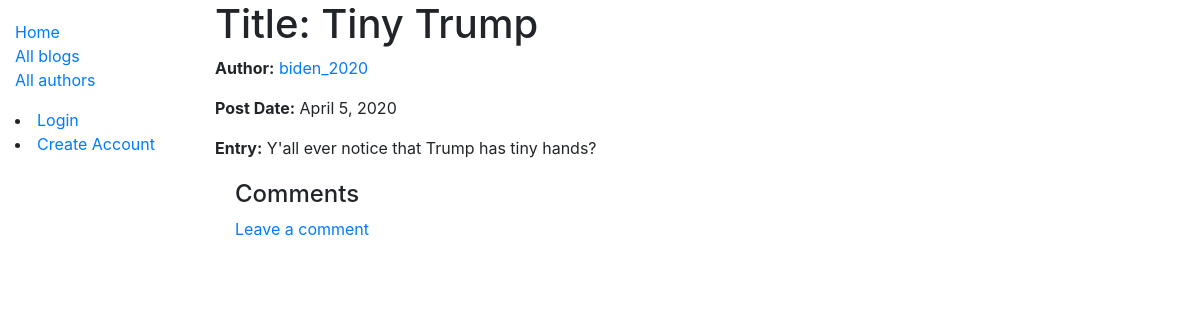
/forum/blog/1, run on an earlier commit of the app's database.
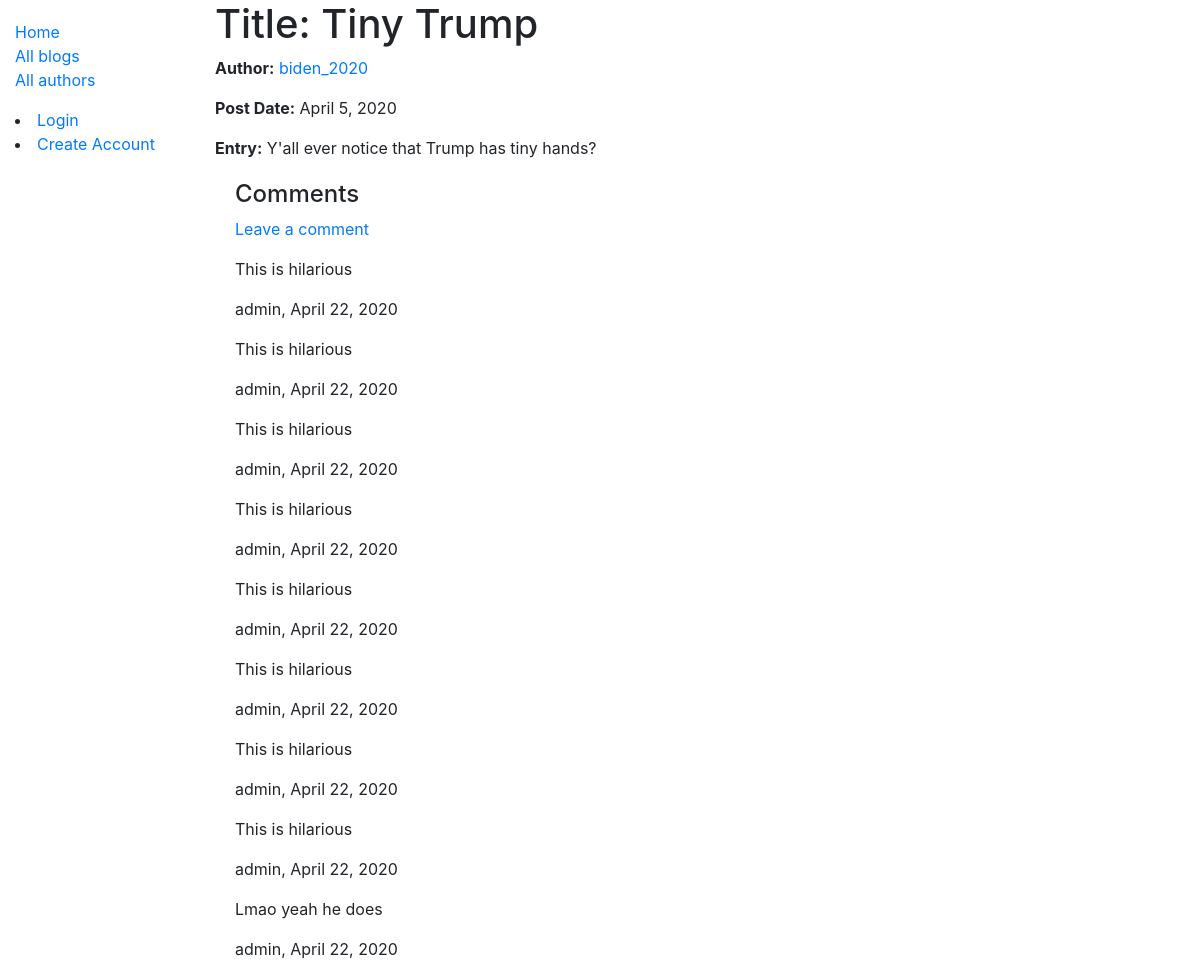
And on a later commit of the database.
### forum/models.py (models this page shows, shortened)
class Blog(models.Model):
    title = models.CharField(max_length=20)
    post_date = models.DateField(default=date.today())
    author = models.ForeignKey('Author', on_delete=models.SET_NULL, null=True)
    entry = models.TextField(max_length=2000, help_text='What''s on your mind?')

class Author(models.Model):
    user = models.OneToOneField(User, on_delete=models.SET_NULL, null=True)
    biography = models.TextField(max_length=400, help_text='Who am I?')
    def __str__(self):
        return self.user.username

class Comment(models.Model):
    comment = models.TextField(max_length=200, help_text='What do you think?')
    post_date = models.DateField(default=date.today())
    blog = models.ForeignKey('Blog', on_delete=models.CASCADE)
    author = models.ForeignKey(User, on_delete=models.SET_NULL, null=True)

### forum/views.py (the view)
# urls.py: path('blog/<int:pk>',         views.BlogDetailView.as_view(),       name='blog-detail'),
class BlogDetailView(generic.DetailView):
    model = Blog

### forum/templates/forum/blog_detail.html
{% extends "base_generic.html" %}
{% block content %}
  <h1>Title: {{ blog.title }}</h1>
  <p><strong>Author:</strong> <a href="{% url 'blog-list-by-author' blog.author.pk %}">{{ blog.author }}</a></p>
  <p><strong>Post Date:</strong> {{ blog.post_date }}</p>
  <p><strong>Entry:</strong> {{ blog.entry }}</p>
  <div style="margin-left:20px;margin-top:20px">
    <h4>Comments</h4>
    <p><a href="{% url 'add-comment' blog.pk %}">Leave a comment</a></p>
    {% for remark in blog.comment_set.all %}
      <p>{{ remark.comment }}</p>
      <p>{{ remark.author }}, {{ remark.post_date }}</p>
    {% endfor %}
  </div>
{% endblock %}

### forum/templates/base_generic.html (shortened to what this page needs)
<!DOCTYPE html>
<html lang="en">
<head>
  <link rel="stylesheet" href="https://stackpath.bootstrapcdn.com/bootstrap/4.1.3/css/bootstrap.min.css">
  {% load static %}
  <link rel="stylesheet" href="{% static 'css/styles.css' %}">
</head>
<body>
  <div class="container-fluid">
    <div class="row">
      <div class="col-sm-2">
      {% block sidebar %}
        <ul class="sidebar-nav">
          <li><a href="{% url 'index' %}">Home</a></li>
          <li><a href="{% url 'blogs' %}">All blogs</a></li>
          <li><a href="{% url 'authors' %}">All authors</a></li>
        </ul>
     {% if user.is_authenticated %}
       <li>User: {{ user.get_username }}</li>
       <li><a href="{% url 'logout'%}?next={{request.path}}">Logout</a></li>
     {% else %}
       <li><a href="{% url 'login'%}?next={{request.path}}">Login</a></li>
       <li><a href="{% url 'add-author' %}?next={{request.path}}">Create Account</a></li>
     {% endif %}
     {% endblock %}
      </div>
      <div class="col-sm-10 ">{% block content %}{% endblock %}</div>
    </div>
  </div>
</body>
</html>

### forum/static/css/styles.css (style rules this page uses)
.sidebar-nav { margin-top: 20px; padding: 0; list-style: none; }

What changed in the data, as far as the page shows it:
added Comment: comment "This is hilarious", author "admin", post_date "April 22, 2020"
added Comment: comment "This is hilarious", author "admin", post_date "April 22, 2020"
added Comment: comment "This is hilarious", author "admin", post_date "April 22, 2020"
added Comment: comment "This is hilarious", author "admin", post_date "April 22, 2020"
added Comment: comment "This is hilarious", author "admin", post_date "April 22, 2020"
added Comment: comment "This is hilarious", author "admin", post_date "April 22, 2020"
added Comment: comment "This is hilarious", author "admin", post_date "April 22, 2020"
added Comment: comment "This is hilarious", author "admin", post_date "April 22, 2020"
added Comment: comment "Lmao yeah he does", author "admin", post_date "April 22, 2020"
